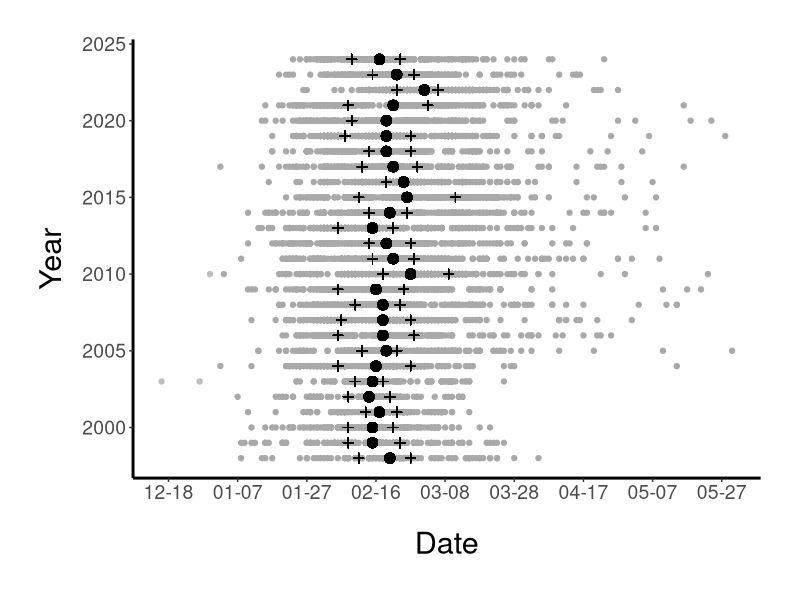
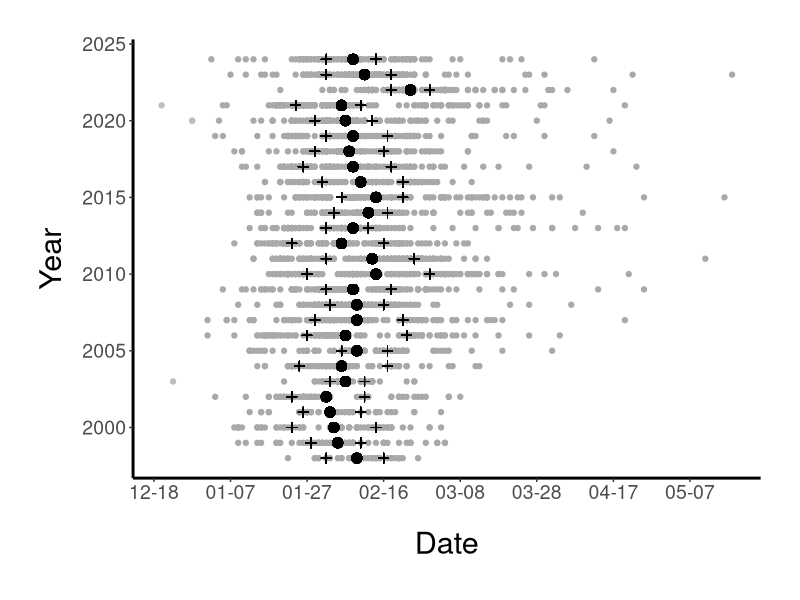
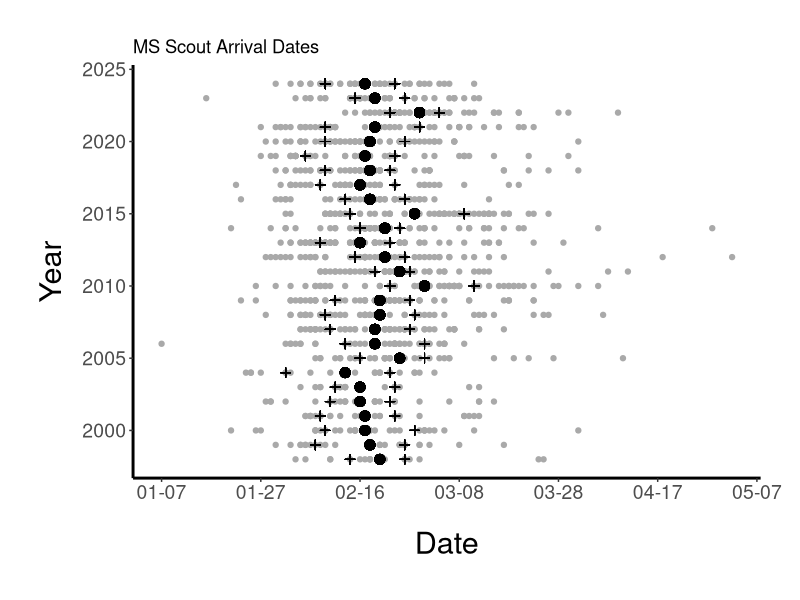
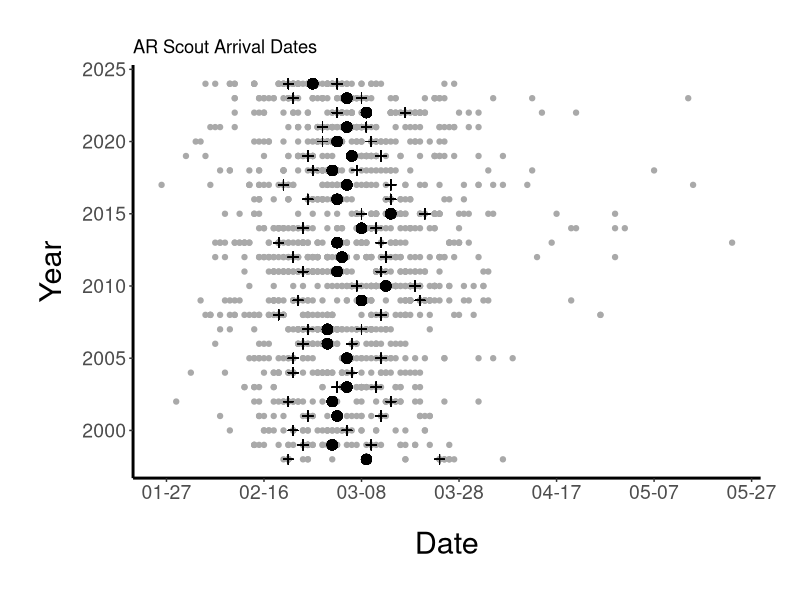
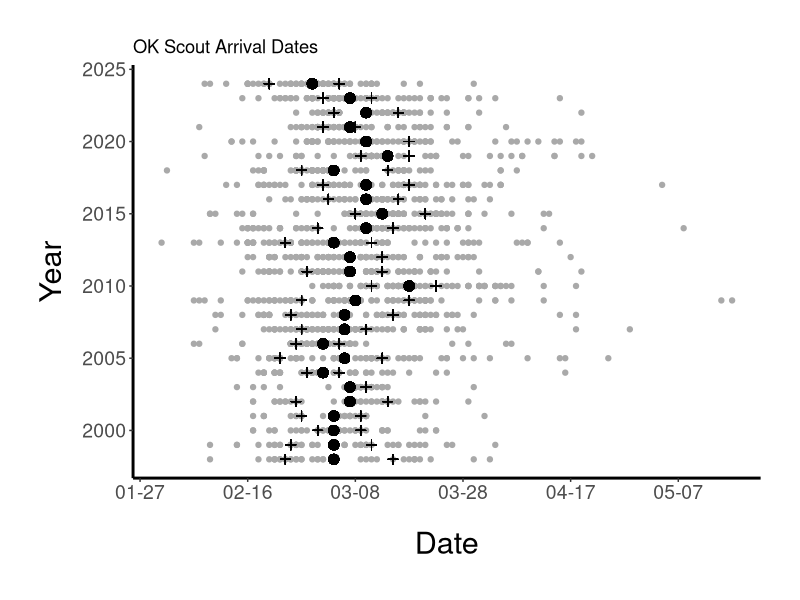
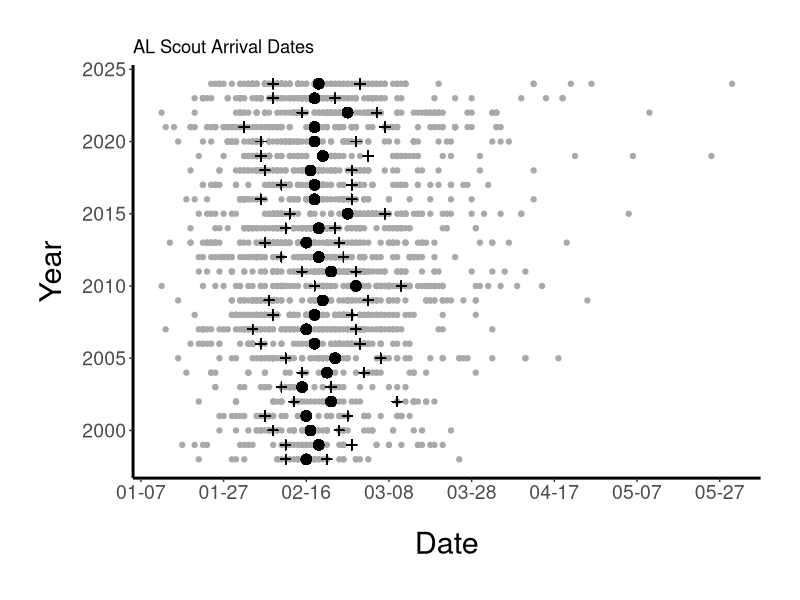
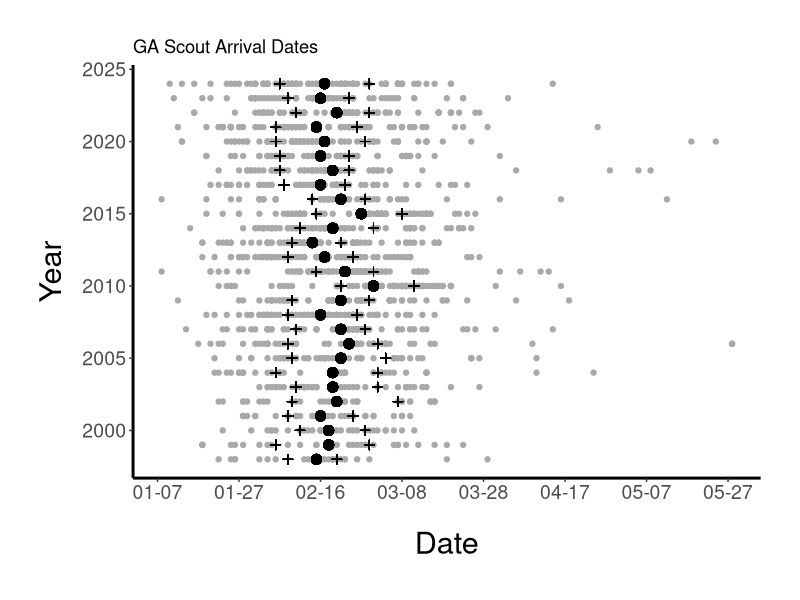
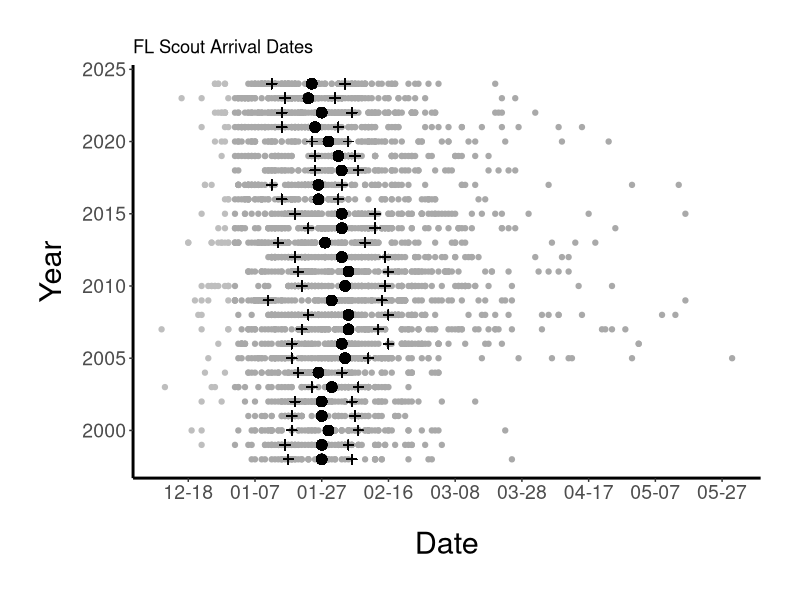

These figures' R source, in order:
###Script for conducting analyses related to martin first arrivals over time

#Purple Martin Scout Arrival Data can be found at: https://www.purplemartin.org/research/8/scout-arrival-study/
install.packages(c("lubridate","ggplot2")) #if not already installed

library(lubridate)
library(ggplot2)

#read in scout arrivals by state

#TX
sadtx <- read.csv("Scout_arrivals/TX_arrivals.csv") 
sadtx$NAME <- NULL

#select adults only
sadtx<- sadtx[sadtx$AGE == "Adult",] 

#remove dates after May 31 because birds should arrive by then
nrow(sadtx[grep("^6/", sadtx$DATE),]) #1 date after May 31
sadtx<-sadtx[-grep("^6/", sadtx$DATE),] #remove dates after May 31

#number of arrivals
nrow(sadtx) #9589

sadtx$Month_Day <- format(mdy(sadtx$DATE), "%m-%d")
#getting mean, q1, q3
meanls <- list()
varls <- list()
q1ls <- list()
q3ls <- list()
for (a in unique(sadtx$YEAR)) {
  datels <- list()
  for (i in 1:nrow(sadtx)) {
    year <- sadtx$YEAR[i]
    if (year == a) {
      datels <- c(datels, sadtx$DATE[i])
    }
  }
  mean <- as.Date(mean(mdy(unlist(datels))))
  meanls <- c(meanls, as.character(mean))
  variance <- var(mdy(unlist(datels)))
  varls<-c(varls, variance)
  q1 <- as.Date(quantile(as.numeric(mdy(unlist(datels))), probs = c(0.25, 0.5, 0.75), na.rm = TRUE)[1], origin="1970-01-01")
  q1ls <- c(q1ls, as.character(q1))
  q3 <-as.Date(quantile(as.numeric(mdy(unlist(datels))), probs = c(0.25, 0.5, 0.75), na.rm = TRUE)[3], origin="1970-01-01")
  q3ls <- c(q3ls, as.character(q3))
}

#adding means to sadtx
dfmeanls <- list()
for(a in meanls){
  yr <- format(as.Date(a), "%Y")
  for(i in 1:nrow(sadtx)){
    if(sadtx$YEAR[i] == yr){
      dfmeanls[[i]] <- a
    }
  }
}
sadtx$Mean <- unlist(dfmeanls)
sadtx$Mean_md <- format(ymd(sadtx$Mean), "%m-%d")
#adding q1 to sadtx
dfq1ls <- list()
for(a in q1ls){
  yr <- format(as.Date(a), "%Y")
  for(i in 1:nrow(sadtx)){
    if(sadtx$YEAR[i] == yr){
      dfq1ls[[i]] <- a
    }
  }
}
sadtx$Q1 <- unlist(dfq1ls)
sadtx$Q1_md <- format(as.Date(sadtx$Q1), "%m-%d")
#adding q3 to sadtx
dfq3ls <- list()
for(a in q3ls){
  yr <- format(as.Date(a), "%Y")
  for(i in 1:nrow(sadtx)){
    if(sadtx$YEAR[i] == yr){
      dfq3ls[[i]] <- a
    }
  }
}
sadtx$Q3 <- unlist(dfq3ls)
sadtx$Q3_md <- format(as.Date(sadtx$Q3), "%m-%d")

#calculate mean day of year for 1998-2021
mean(yday(unlist(meanls))[4:27])
sdtx<-sd(yday(unlist(meanls))[4:27])
meantx<-as.Date(mean(yday(unlist(meanls))[4:27]),origin="2024/12/31")
tx_2022<-as.Date(mean(yday(unlist(meanls))[3]),origin="2024/12/31")
tx_2023<-as.Date(mean(yday(unlist(meanls))[2]),origin="2024/12/31")
tx_2024<-as.Date(mean(yday(unlist(meanls))[1]),origin="2024/12/31")

#calculate mean and st. dev of variance from mean for 1998-2021
mean(unlist(varls[4:27]))
sd(unlist(varls[4:27]))
varls[[3]] #variance in 2022

#minimum arrival
min_arrival_tx=NULL
for (i in levels(as.factor(sadtx$YEAR))) {
	min_arrival_tx<-c(min_arrival_tx,min(yday(as.Date(sadtx$DATE[sadtx$YEAR==i], format="%m/%d/%y"))))
	}
mean(min_arrival_tx[1:24]) #mean min arrival from 1998-2021
min_arrival_tx[25]


#plot the data 
#3 Dec dates (2002 and 2009) need to be plotted separately
#grid::current.viewport() #sometimes this call seems to be necessary to initalize a plot to prevent a depth error being thrown

ggplot(sadtx[-grep("^12/", sadtx$DATE),], aes(y = YEAR, x = as.Date(Month_Day, format = "%m-%d"))) +
  geom_rect(xmin = meantx-(2*sdtx), xmax = meantx+(2*sdtx), ymin = 1997, ymax = 2025, fill = "gray 91") + 
  geom_point(col="dark gray") + 
  geom_point(data=sadtx[grep("^12/", sadtx$DATE),], aes(y = YEAR, x = as.Date(Month_Day, format = "%m-%d")-366), col="gray") + #Dec dates
  geom_vline(xintercept=meantx, col="black")+ 
  geom_point(aes(y=YEAR, x = as.Date(Mean_md, format = "%m-%d")), color = "black", size = 3)+
  geom_point(aes(y=YEAR, x = as.Date(Q1_md, format = "%m-%d")), color = "black", size = 2, shape=3)+
  geom_point(aes(y=YEAR, x = as.Date(Q3_md, format = "%m-%d")), color = "black", size = 2, shape=3)+
  scale_x_date(date_labels = "%m-%d", date_breaks = "20 days") +
  ylim(1998,2024)+
   labs(y = "Year", x = "Date") +
  #ggtitle("TX Scout Arrival Dates") +
    theme(legend.position="none",
  	panel.background=element_rect(fill="white"), 
  	plot.margin=unit(c(1,1,1,1),"cm"), 
  	axis.title.y=element_text(size = 22, margin=margin(0,10,0,0)), 
  	axis.title.x=element_text(size = 22, margin=margin(20,0,0,0)),
  	axis.text.x = element_text(size = 14), 
  	axis.text.y = element_text(size = 14),
  	axis.line=element_line(size=1))

arrival_anomaly<-data.frame(Year = rev(c(1998:2024)), Arrival_anomaly=NA, State="TX")
for (i in 1:27) {
	arrival_anomaly$Arrival_anomaly[i]<-as.POSIXlt(as.Date(meanls[[i]]), format = "%y%m%d")$yday-as.POSIXlt(meantx, format = "%y%m%d")$yday 
}
write.csv(arrival_anomaly,"TX_anomalous_arrivals.csv", row.names=FALSE)

################################

#LA
sadla <- read.csv("Scout_arrivals/LA_arrivals.csv")
sadla$NAME <- NULL

#select adults only
sadla<- sadla[sadla$AGE == "Adult",]

#remove dates after May 31 because birds should arrive by then
nrow(sadla[grep("^6/", sadla$DATE),]) #0

#number of arrivals
nrow(sadla) #3190

sadla$Month_Day <- format(mdy(sadla$DATE), "%m-%d")
#getting mean, q1, q3
meanls <- list()
varls <- list()
q1ls <- list()
q3ls <- list()
for (a in unique(sadla$YEAR)) {
  datels <- list()
  for (i in 1:nrow(sadla)) {
    year <- sadla$YEAR[i]
    if (year == a) {
      datels <- c(datels, sadla$DATE[i])
    }
  }
  mean <- as.Date(mean(mdy(unlist(datels))))
  meanls <- c(meanls, as.character(mean))
  variance <- var(mdy(unlist(datels)))
  varls<-c(varls, variance)
  q1 <- as.Date(quantile(as.numeric(mdy(unlist(datels))), probs = c(0.25, 0.5, 0.75), na.rm = TRUE)[1], origin="1970-01-01")
  q1ls <- c(q1ls, as.character(q1))
  q3 <-as.Date(quantile(as.numeric(mdy(unlist(datels))), probs = c(0.25, 0.5, 0.75), na.rm = TRUE)[3], origin="1970-01-01")
  q3ls <- c(q3ls, as.character(q3))
}

#adding means to sadla
dfmeanls <- list()
for(a in meanls){
  yr <- format(as.Date(a), "%Y")
  for(i in 1:nrow(sadla)){
    if(sadla$YEAR[i] == yr){
      dfmeanls[[i]] <- a
    }
  }
}
sadla$Mean <- unlist(dfmeanls)
sadla$Mean_md <- format(ymd(sadla$Mean), "%m-%d")
#adding q1 to sadla
dfq1ls <- list()
for(a in q1ls){
  yr <- format(as.Date(a), "%Y")
  for(i in 1:nrow(sadla)){
    if(sadla$YEAR[i] == yr){
      dfq1ls[[i]] <- a
    }
  }
}
sadla$Q1 <- unlist(dfq1ls)
sadla$Q1_md <- format(as.Date(sadla$Q1), "%m-%d")
#adding q3 to sadla
dfq3ls <- list()
for(a in q3ls){
  yr <- format(as.Date(a), "%Y")
  for(i in 1:nrow(sadla)){
    if(sadla$YEAR[i] == yr){
      dfq3ls[[i]] <- a
    }
  }
}
sadla$Q3 <- unlist(dfq3ls)
sadla$Q3_md <- format(as.Date(sadla$Q3), "%m-%d")

#calculate mean day of year for 1998-2021
mean(yday(unlist(meanls))[4:27])
sdla<-sd(yday(unlist(meanls))[4:27])
meanla<-as.Date(mean(yday(unlist(meanls))[4:27]),origin="2024/12/31")
la_2022<-as.Date(mean(yday(unlist(meanls))[3]),origin="2024/12/31")
la_2023<-as.Date(mean(yday(unlist(meanls))[2]),origin="2024/12/31")
la_2024<-as.Date(mean(yday(unlist(meanls))[1]),origin="2024/12/31")

#calculate mean and st. dev of variance from mean for 1998-2021
mean(unlist(varls[4:27]))
sd(unlist(varls[4:27]))
varls[[3]] #variance in 2022

#minimum arrival
min_arrival_la=NULL
for (i in levels(as.factor(sadla$YEAR))) {
	min_arrival_la<-c(min_arrival_la,min(yday(as.Date(sadla$DATE[sadla$YEAR==i], format="%m/%d/%y"))))
	}
#except Dec arrivals don't work
min_arrival_la[23] <- -3 #2020 min arrival is Dec 29, 2019
min_arrival_la[24] <- -12 #2021 min arrival is Dec 20, 2020

mean(min_arrival_la[1:24]) #mean min arrival from 1998-2021
min_arrival_la[25]

#plot the data vertically
#4 Dec dates to plot separately
ggplot(sadla[-grep("^12/", sadla$DATE),], aes(y = YEAR, x = as.Date(Month_Day, format = "%m-%d"))) +
  geom_rect(xmin = meanla-(2*sdla), xmax = meanla+(2*sdla), ymin = 1997, ymax = 2025, fill = "gray91") + 
  geom_point(col="dark gray") + 
  geom_point(data=sadla[grep("^12/", sadla$DATE),], aes(y = YEAR, x = as.Date(Month_Day, format = "%m-%d")-366), col="gray") + #Dec dates
  geom_vline(xintercept=meanla, col="black")+
  geom_point(aes(y=YEAR, x = as.Date(Mean_md, format = "%m-%d")), color = "black", size = 3)+
  geom_point(aes(y=YEAR, x = as.Date(Q1_md, format = "%m-%d")), color = "black", size = 2, shape=3)+
  geom_point(aes(y=YEAR, x = as.Date(Q3_md, format = "%m-%d")), color = "black", size = 2, shape=3)+
  scale_x_date(date_labels = "%m-%d", date_breaks = "20 days") +
  ylim(1998,2024)+
  labs(y = "Year", x = "Date") +
  #ggtitle("LA Scout Arrival Dates") +
    theme(legend.position="none",
  	panel.background=element_rect(fill="white"), 
  	plot.margin=unit(c(1,1,1,1),"cm"), 
  	axis.title.y=element_text(size = 22, margin=margin(0,10,0,0)), 
  	axis.title.x=element_text(size = 22, margin=margin(20,0,0,0)),
  	axis.text.x = element_text(size = 14), 
  	axis.text.y = element_text(size = 14),
  	axis.line=element_line(size=1))

arrival_anomaly<-data.frame(Year = rev(c(1998:2024)), Arrival_anomaly=NA, State="LA")
for (i in 1:27) {
	arrival_anomaly$Arrival_anomaly[i]<-as.POSIXlt(as.Date(meanls[[i]]), format = "%y%m%d")$yday-as.POSIXlt(meanla, format = "%y%m%d")$yday 
}
write.csv(arrival_anomaly,"LA_anomalous_arrivals.csv", row.names=FALSE)

###############################################

#MS
sadms <- read.csv("Scout_arrivals/MS_arrivals.csv")
sadms$NAME <- NULL

#select adults only
sadms<- sadms[sadms$AGE == "Adult",]

#remove dates after May 31
nrow(sadms[grep("^6/", sadms$DATE),]) #0

#number of arrivals
nrow(sadms) #1337

sadms$Month_Day <- format(mdy(sadms$DATE), "%m-%d")
#getting mean, q1, q3
meanls <- list()
varls <- list()
q1ls <- list()
q3ls <- list()
for (a in unique(sadms$YEAR)) {
  datels <- list()
  for (i in 1:nrow(sadms)) {
    year <- sadms$YEAR[i]
    if (year == a) {
      datels <- c(datels, sadms$DATE[i])
    }
  }
  mean <- as.Date(mean(mdy(unlist(datels))))
  meanls <- c(meanls, as.character(mean))
  variance <- var(mdy(unlist(datels)))
  varls<-c(varls, variance)
  q1 <- as.Date(quantile(as.numeric(mdy(unlist(datels))), probs = c(0.25, 0.5, 0.75), na.rm = TRUE)[1], origin="1970-01-01")
  q1ls <- c(q1ls, as.character(q1))
  q3 <-as.Date(quantile(as.numeric(mdy(unlist(datels))), probs = c(0.25, 0.5, 0.75), na.rm = TRUE)[3], origin="1970-01-01")
  q3ls <- c(q3ls, as.character(q3))
}

#adding means to sadms
dfmeanls <- list()
for(a in meanls){
  yr <- format(as.Date(a), "%Y")
  for(i in 1:nrow(sadms)){
    if(sadms$YEAR[i] == yr){
      dfmeanls[[i]] <- a
    }
  }
}
sadms$Mean <- unlist(dfmeanls)
sadms$Mean_md <- format(ymd(sadms$Mean), "%m-%d")
#adding q1 to sadms
dfq1ls <- list()
for(a in q1ls){
  yr <- format(as.Date(a), "%Y")
  for(i in 1:nrow(sadms)){
    if(sadms$YEAR[i] == yr){
      dfq1ls[[i]] <- a
    }
  }
}
sadms$Q1 <- unlist(dfq1ls)
sadms$Q1_md <- format(as.Date(sadms$Q1), "%m-%d")
#adding q3 to sadms
dfq3ls <- list()
for(a in q3ls){
  yr <- format(as.Date(a), "%Y")
  for(i in 1:nrow(sadms)){
    if(sadms$YEAR[i] == yr){
      dfq3ls[[i]] <- a
    }
  }
}
sadms$Q3 <- unlist(dfq3ls)
sadms$Q3_md <- format(as.Date(sadms$Q3), "%m-%d")

#calculate mean day of year for 1998-2021
mean(yday(unlist(meanls))[4:27])
sdms<-sd(yday(unlist(meanls))[4:27])
meanms<-as.Date(mean(yday(unlist(meanls))[4:27]),origin="2024/12/31")
ms_2022<-as.Date(mean(yday(unlist(meanls))[3]),origin="2024/12/31")
ms_2023<-as.Date(mean(yday(unlist(meanls))[2]),origin="2024/12/31")
ms_2024<-as.Date(mean(yday(unlist(meanls))[1]),origin="2024/12/31")

#calculate mean and st. dev of variance from mean for 1998-2021
mean(unlist(varls[4:27]))
sd(unlist(varls[4:27]))
varls[[3]] #variance in 2022

#minimum arrival
min_arrival_ms=NULL
for (i in levels(as.factor(sadms$YEAR))) {
	min_arrival_ms<-c(min_arrival_ms,min(yday(as.Date(sadms$DATE[sadms$YEAR==i], format="%m/%d/%y"))))
	}
mean(min_arrival_ms[1:24]) #mean min arrival from 1998-2021
min_arrival_ms[25]


#plot the data vertically
ggplot(sadms, aes(y = YEAR, x = as.Date(Month_Day, format = "%m-%d"))) +
  geom_rect(xmin = meanms-(2*sdms), xmax = meanms+(2*sdms), ymin = 1996, ymax = 2026, fill = "gray91") + 
  geom_point(col="dark gray") + 
  geom_vline(xintercept=meanms, col="black")+ 
  geom_point(aes(y=YEAR, x = as.Date(Mean_md, format = "%m-%d")), color = "black", size = 3)+
  geom_point(aes(y=YEAR, x = as.Date(Q1_md, format = "%m-%d")), color = "black", size = 2, shape=3)+
  geom_point(aes(y=YEAR, x = as.Date(Q3_md, format = "%m-%d")), color = "black", size = 2, shape=3)+
  scale_x_date(date_labels = "%m-%d", date_breaks = "20 days") +
  ylim(1998,2024)+
  labs(y = "Year", x = "Date") +
  ggtitle("MS Scout Arrival Dates") +
    theme(legend.position="none",
  	panel.background=element_rect(fill="white"), 
  	plot.margin=unit(c(1,1,1,1),"cm"), 
  	axis.title.y=element_text(size = 22, margin=margin(0,10,0,0)), 
  	axis.title.x=element_text(size = 22, margin=margin(20,0,0,0)),
  	axis.text.x = element_text(size = 14), 
  	axis.text.y = element_text(size = 14),
  	axis.line=element_line(size=1))


arrival_anomaly<-data.frame(Year = rev(c(1998:2024)), Arrival_anomaly=NA, State="MS")
for (i in 1:27) {
	arrival_anomaly$Arrival_anomaly[i]<-as.POSIXlt(as.Date(meanls[[i]]), format = "%y%m%d")$yday-as.POSIXlt(meanms, format = "%y%m%d")$yday 
}
write.csv(arrival_anomaly,"MS_anomalous_arrivals.csv", row.names=FALSE)

#####################################


#AR
sadar <- read.csv("Scout_arrivals/AR_arrivals.csv")
sadar$NAME <- NULL

#select adults only
sadar<- sadar[sadar$AGE == "Adult",]

#remove dates after May 31 because birds should arrive by then
nrow(sadar[grep("^6/", sadar$DATE),]) #3
sadar<-sadar[-grep("^6/", sadar$DATE),]

#number of arrivals
nrow(sadar) #1544

sadar$Month_Day <- format(mdy(sadar$DATE), "%m-%d")
#getting mean, q1, q3
meanls <- list()
varls <- list()
q1ls <- list()
q3ls <- list()
for (a in unique(sadar$YEAR)) {
  datels <- list()
  for (i in 1:nrow(sadar)) {
    year <- sadar$YEAR[i]
    if (year == a) {
      datels <- c(datels, sadar$DATE[i])
    }
  }
  mean <- as.Date(mean(mdy(unlist(datels))))
  meanls <- c(meanls, as.character(mean))
  variance <- var(mdy(unlist(datels)))
  varls<-c(varls, variance)
  q1 <- as.Date(quantile(as.numeric(mdy(unlist(datels))), probs = c(0.25, 0.5, 0.75), na.rm = TRUE)[1], origin="1970-01-01")
  q1ls <- c(q1ls, as.character(q1))
  q3 <-as.Date(quantile(as.numeric(mdy(unlist(datels))), probs = c(0.25, 0.5, 0.75), na.rm = TRUE)[3], origin="1970-01-01")
  q3ls <- c(q3ls, as.character(q3))
}

#adding means to sadar
dfmeanls <- list()
for(a in meanls){
  yr <- format(as.Date(a), "%Y")
  for(i in 1:nrow(sadar)){
    if(sadar$YEAR[i] == yr){
      dfmeanls[[i]] <- a
    }
  }
}
sadar$Mean <- unlist(dfmeanls)
sadar$Mean_md <- format(ymd(sadar$Mean), "%m-%d")
#adding q1 to sadar
dfq1ls <- list()
for(a in q1ls){
  yr <- format(as.Date(a), "%Y")
  for(i in 1:nrow(sadar)){
    if(sadar$YEAR[i] == yr){
      dfq1ls[[i]] <- a
    }
  }
}
sadar$Q1 <- unlist(dfq1ls)
sadar$Q1_md <- format(as.Date(sadar$Q1), "%m-%d")
#adding q3 to sadar
dfq3ls <- list()
for(a in q3ls){
  yr <- format(as.Date(a), "%Y")
  for(i in 1:nrow(sadar)){
    if(sadar$YEAR[i] == yr){
      dfq3ls[[i]] <- a
    }
  }
}
sadar$Q3 <- unlist(dfq3ls)
sadar$Q3_md <- format(as.Date(sadar$Q3), "%m-%d")

#calculate mean day of year for 1998-2021
mean(yday(unlist(meanls))[4:27])
sdar<-sd(yday(unlist(meanls))[4:27])
meanar<-as.Date(mean(yday(unlist(meanls))[4:27]),origin="2024/12/31")
ar_2022<-as.Date(mean(yday(unlist(meanls))[3]),origin="2024/12/31")
ar_2023<-as.Date(mean(yday(unlist(meanls))[2]),origin="2024/12/31")
ar_2024<-as.Date(mean(yday(unlist(meanls))[1]),origin="2024/12/31")

#calculate mean and st. dev of variance from mean for 1998-2021
mean(unlist(varls[4:27]))
sd(unlist(varls[4:27]))
varls[[3]] #variance in 2022

#minimum arrival
min_arrival_ar=NULL
for (i in levels(as.factor(sadar$YEAR))) {
	min_arrival_ar<-c(min_arrival_ar,min(yday(as.Date(sadar$DATE[sadar$YEAR==i], format="%m/%d/%y"))))
	}
mean(min_arrival_ar[1:24]) #mean min arrival from 1998-2021
min_arrival_ar[25]

#plot the data vertically
ggplot(sadar, aes(y = YEAR, x = as.Date(Month_Day, format = "%m-%d"))) +
  geom_rect(xmin = meanar-(2*sdar), xmax = meanar+(2*sdar), ymin = 1996, ymax = 2026, fill = "gray91") + 
  geom_point(col="dark gray") + 
  geom_vline(xintercept=meanar, col="black")+ 
  geom_point(aes(y=YEAR, x = as.Date(Mean_md, format = "%m-%d")), color = "black", size = 3)+
  geom_point(aes(y=YEAR, x = as.Date(Q1_md, format = "%m-%d")), color = "black", size = 2, shape=3)+
  geom_point(aes(y=YEAR, x = as.Date(Q3_md, format = "%m-%d")), color = "black", size = 2, shape=3)+
  scale_x_date(date_labels = "%m-%d", date_breaks = "20 days") +
  ylim(1998,2024)+
  labs(y = "Year", x = "Date") +
  ggtitle("AR Scout Arrival Dates") +
    theme(legend.position="none",
  	panel.background=element_rect(fill="white"), 
  	plot.margin=unit(c(1,1,1,1),"cm"), 
  	axis.title.y=element_text(size = 22, margin=margin(0,10,0,0)), 
  	axis.title.x=element_text(size = 22, margin=margin(20,0,0,0)),
  	axis.text.x = element_text(size = 14), 
  	axis.text.y = element_text(size = 14),
  	axis.line=element_line(size=1))


arrival_anomaly<-data.frame(Year = rev(c(1998:2024)), Arrival_anomaly=NA, State="AR")
for (i in 1:27) {
	arrival_anomaly$Arrival_anomaly[i]<-as.POSIXlt(as.Date(meanls[[i]]), format = "%y%m%d")$yday-as.POSIXlt(meanar, format = "%y%m%d")$yday 
}
write.csv(arrival_anomaly,"AR_anomalous_arrivals.csv", row.names=FALSE)

###################################################

#OK
sadok <- read.csv("Scout_arrivals/OK_arrivals.csv")
sadok$NAME <- NULL

#select adults only
sadok<- sadok[sadok$AGE == "Adult",]

#remove dates after May 31 because birds should arrive by then
nrow(sadok[grep("^6/", sadok$DATE),]) #0

#number of arrivals
nrow(sadok) #1946

sadok$Month_Day <- format(mdy(sadok$DATE), "%m-%d")
#getting mean, q1, q3
meanls <- list()
varls <- list()
q1ls <- list()
q3ls <- list()
for (a in unique(sadok$YEAR)) {
  datels <- list()
  for (i in 1:nrow(sadok)) {
    year <- sadok$YEAR[i]
    if (year == a) {
      datels <- c(datels, sadok$DATE[i])
    }
  }
  mean <- as.Date(mean(mdy(unlist(datels))))
  meanls <- c(meanls, as.character(mean))
  variance <- var(mdy(unlist(datels)))
  varls<-c(varls, variance)
  q1 <- as.Date(quantile(as.numeric(mdy(unlist(datels))), probs = c(0.25, 0.5, 0.75), na.rm = TRUE)[1], origin="1970-01-01")
  q1ls <- c(q1ls, as.character(q1))
  q3 <-as.Date(quantile(as.numeric(mdy(unlist(datels))), probs = c(0.25, 0.5, 0.75), na.rm = TRUE)[3], origin="1970-01-01")
  q3ls <- c(q3ls, as.character(q3))
}

#adding means to sadok
dfmeanls <- list()
for(a in meanls){
  yr <- format(as.Date(a), "%Y")
  for(i in 1:nrow(sadok)){
    if(sadok$YEAR[i] == yr){
      dfmeanls[[i]] <- a
    }
  }
}
sadok$Mean <- unlist(dfmeanls)
sadok$Mean_md <- format(ymd(sadok$Mean), "%m-%d")
#adding q1 to sadok
dfq1ls <- list()
for(a in q1ls){
  yr <- format(as.Date(a), "%Y")
  for(i in 1:nrow(sadok)){
    if(sadok$YEAR[i] == yr){
      dfq1ls[[i]] <- a
    }
  }
}
sadok$Q1 <- unlist(dfq1ls)
sadok$Q1_md <- format(as.Date(sadok$Q1), "%m-%d")
#adding q3 to sadok
dfq3ls <- list()
for(a in q3ls){
  yr <- format(as.Date(a), "%Y")
  for(i in 1:nrow(sadok)){
    if(sadok$YEAR[i] == yr){
      dfq3ls[[i]] <- a
    }
  }
}
sadok$Q3 <- unlist(dfq3ls)
sadok$Q3_md <- format(as.Date(sadok$Q3), "%m-%d")

#calculate mean day of year for 1998-2021
mean(yday(unlist(meanls))[4:27])
sdok<-sd(yday(unlist(meanls))[4:27])
meanok<-as.Date(mean(yday(unlist(meanls))[4:27]),origin="2024/12/31")
ok_2022<-as.Date(mean(yday(unlist(meanls))[3]),origin="2024/12/31")
ok_2023<-as.Date(mean(yday(unlist(meanls))[2]),origin="2024/12/31")
ok_2024<-as.Date(mean(yday(unlist(meanls))[1]),origin="2024/12/31")

#calculate mean and st. dev of variance from mean for 1998-2021
mean(unlist(varls[4:27]))
sd(unlist(varls[4:27]))
varls[[3]] #variance in 2022

#minimum arrival
min_arrival_ok=NULL
for (i in levels(as.factor(sadok$YEAR))) {
	min_arrival_ok<-c(min_arrival_ok,min(yday(as.Date(sadok$DATE[sadok$YEAR==i], format="%m/%d/%y"))))
	}
mean(min_arrival_ok[1:24]) #mean min arrival from 1998-2021
min_arrival_ok[25]

#plot the data vertically
ggplot(sadok, aes(y = YEAR, x = as.Date(Month_Day, format = "%m-%d"))) +
  geom_rect(xmin = meanok-(2*sdok), xmax = meanok+(2*sdok), ymin = 1996, ymax = 2026, fill = "gray91") + 
  geom_point(col="dark gray") + 
  geom_vline(xintercept=meanok, col="black")+ 
  geom_point(aes(y=YEAR, x = as.Date(Mean_md, format = "%m-%d")), color = "black", size = 3)+
  geom_point(aes(y=YEAR, x = as.Date(Q1_md, format = "%m-%d")), color = "black", size = 2, shape=3)+
  geom_point(aes(y=YEAR, x = as.Date(Q3_md, format = "%m-%d")), color = "black", size = 2, shape=3)+
  scale_x_date(date_labels = "%m-%d", date_breaks = "20 days") +
  ylim(1998,2024)+
  labs(y = "Year", x = "Date") +
  ggtitle("OK Scout Arrival Dates") +
    theme(legend.position="none",
  	panel.background=element_rect(fill="white"), 
  	plot.margin=unit(c(1,1,1,1),"cm"), 
  	axis.title.y=element_text(size = 22, margin=margin(0,10,0,0)), 
  	axis.title.x=element_text(size = 22, margin=margin(20,0,0,0)),
  	axis.text.x = element_text(size = 14), 
  	axis.text.y = element_text(size = 14),
  	axis.line=element_line(size=1))


arrival_anomaly<-data.frame(Year = rev(c(1998:2024)), Arrival_anomaly=NA, State="OK")
for (i in 1:27) {
	arrival_anomaly$Arrival_anomaly[i]<-as.POSIXlt(as.Date(meanls[[i]]), format = "%y%m%d")$yday-as.POSIXlt(meanok, format = "%y%m%d")$yday 
}
write.csv(arrival_anomaly,"OK_anomalous_arrivals.csv", row.names=FALSE)

##################################################

#AL
sadal <- read.csv("Scout_arrivals/AL_arrivals.csv")
sadal$NAME <- NULL

#select adults only
sadal<- sadal[sadal$AGE == "Adult",]

#remove dats after May 31 because birds should arrive by then
nrow(sadal[grep("^6/", sadal$DATE),]) #0

#number of arrivals
nrow(sadal) #2314

sadal$Month_Day <- format(mdy(sadal$DATE), "%m-%d")
#getting mean, q1, q3
meanls <- list()
varls <- list()
q1ls <- list()
q3ls <- list()
for (a in unique(sadal$YEAR)) {
  datels <- list()
  for (i in 1:nrow(sadal)) {
    year <- sadal$YEAR[i]
    if (year == a) {
      datels <- c(datels, sadal$DATE[i])
    }
  }
  mean <- as.Date(mean(mdy(unlist(datels))))
  meanls <- c(meanls, as.character(mean))
  variance <- var(mdy(unlist(datels)))
  varls<-c(varls, variance)
  q1 <- as.Date(quantile(as.numeric(mdy(unlist(datels))), probs = c(0.25, 0.5, 0.75), na.rm = TRUE)[1], origin="1970-01-01")
  q1ls <- c(q1ls, as.character(q1))
  q3 <-as.Date(quantile(as.numeric(mdy(unlist(datels))), probs = c(0.25, 0.5, 0.75), na.rm = TRUE)[3], origin="1970-01-01")
  q3ls <- c(q3ls, as.character(q3))
}

#adding means to sadal
dfmeanls <- list()
for(a in meanls){
  yr <- format(as.Date(a), "%Y")
  for(i in 1:nrow(sadal)){
    if(sadal$YEAR[i] == yr){
      dfmeanls[[i]] <- a
    }
  }
}
sadal$Mean <- unlist(dfmeanls)
sadal$Mean_md <- format(ymd(sadal$Mean), "%m-%d")
#adding q1 to sadal
dfq1ls <- list()
for(a in q1ls){
  yr <- format(as.Date(a), "%Y")
  for(i in 1:nrow(sadal)){
    if(sadal$YEAR[i] == yr){
      dfq1ls[[i]] <- a
    }
  }
}
sadal$Q1 <- unlist(dfq1ls)
sadal$Q1_md <- format(as.Date(sadal$Q1), "%m-%d")
#adding q3 to sadal
dfq3ls <- list()
for(a in q3ls){
  yr <- format(as.Date(a), "%Y")
  for(i in 1:nrow(sadal)){
    if(sadal$YEAR[i] == yr){
      dfq3ls[[i]] <- a
    }
  }
}
sadal$Q3 <- unlist(dfq3ls)
sadal$Q3_md <- format(as.Date(sadal$Q3), "%m-%d")

#calculate mean day of year for 1998-2021
mean(yday(unlist(meanls))[4:27])
sdal<-sd(yday(unlist(meanls))[4:27])
meanal<-as.Date(mean(yday(unlist(meanls))[4:27]),origin="2024/12/31")
al_2022<-as.Date(mean(yday(unlist(meanls))[3]),origin="2024/12/31")
al_2023<-as.Date(mean(yday(unlist(meanls))[2]),origin="2024/12/31")
al_2024<-as.Date(mean(yday(unlist(meanls))[1]),origin="2024/12/31")

#calculate mean and st. dev of variance from mean for 1998-2021
mean(unlist(varls[4:27]))
sd(unlist(varls[4:27]))
varls[[3]] #variance in 2022

#minimum arrival
min_arrival_al=NULL
for (i in levels(as.factor(sadal$YEAR))) {
	min_arrival_al<-c(min_arrival_al,min(yday(as.Date(sadal$DATE[sadal$YEAR==i], format="%m/%d/%y"))))
	}
mean(min_arrival_al[1:24]) #mean min arrival from 1998-2021
min_arrival_al[25]


#plot the data vertically
ggplot(sadal, aes(y = YEAR, x = as.Date(Month_Day, format = "%m-%d"))) +
  geom_rect(xmin = meanal-(2*sdal), xmax = meanal+(2*sdal), ymin = 1996, ymax = 2026, fill = "gray91") + 
  geom_point(col="dark gray") + 
  geom_vline(xintercept=meanal, col="black")+ 
  geom_point(aes(y=YEAR, x = as.Date(Mean_md, format = "%m-%d")), color = "black", size = 3)+
  geom_point(aes(y=YEAR, x = as.Date(Q1_md, format = "%m-%d")), color = "black", size = 2, shape=3)+
  geom_point(aes(y=YEAR, x = as.Date(Q3_md, format = "%m-%d")), color = "black", size = 2, shape=3)+
  scale_x_date(date_labels = "%m-%d", date_breaks = "20 days") +
  labs(y = "Year", x = "Date") +
  ggtitle("AL Scout Arrival Dates") +
    theme(legend.position="none",
  	panel.background=element_rect(fill="white"), 
  	plot.margin=unit(c(1,1,1,1),"cm"), 
  	axis.title.y=element_text(size = 22, margin=margin(0,10,0,0)), 
  	axis.title.x=element_text(size = 22, margin=margin(20,0,0,0)),
  	axis.text.x = element_text(size = 14), 
  	axis.text.y = element_text(size = 14),
  	axis.line=element_line(size=1))


arrival_anomaly<-data.frame(Year = rev(c(1998:2024)), Arrival_anomaly=NA, State="AL")
for (i in 1:27) {
	arrival_anomaly$Arrival_anomaly[i]<-as.POSIXlt(as.Date(meanls[[i]]), format = "%y%m%d")$yday-as.POSIXlt(meanal, format = "%y%m%d")$yday 
}
write.csv(arrival_anomaly,"AL_anomalous_arrivals.csv", row.names=FALSE)

###################################################

#GA
sadga <- read.csv("Scout_arrivals/GA_arrivals.csv")
sadga$NAME <- NULL

#select adults only
sadga<- sadga[sadga$AGE == "Adult",]

#remove dates after May 31 because birds should arrive by then
nrow(sadga[grep("^6/", sadga$DATE),]) #2
sadga<-sadga[-grep("^6/", sadga$DATE),]

#number of arrivals
nrow(sadga) #1773

sadga$Month_Day <- format(mdy(sadga$DATE), "%m-%d")
#getting mean, q1, q3
meanls <- list()
varls <- list()
q1ls <- list()
q3ls <- list()
for (a in unique(sadga$YEAR)) {
  datels <- list()
  for (i in 1:nrow(sadga)) {
    year <- sadga$YEAR[i]
    if (year == a) {
      datels <- c(datels, sadga$DATE[i])
    }
  }
  mean <- as.Date(mean(mdy(unlist(datels))))
  meanls <- c(meanls, as.character(mean))
  variance <- var(mdy(unlist(datels)))
  varls<-c(varls, variance)
  q1 <- as.Date(quantile(as.numeric(mdy(unlist(datels))), probs = c(0.25, 0.5, 0.75), na.rm = TRUE)[1], origin="1970-01-01")
  q1ls <- c(q1ls, as.character(q1))
  q3 <-as.Date(quantile(as.numeric(mdy(unlist(datels))), probs = c(0.25, 0.5, 0.75), na.rm = TRUE)[3], origin="1970-01-01")
  q3ls <- c(q3ls, as.character(q3))
}

#adding means to sadga
dfmeanls <- list()
for(a in meanls){
  yr <- format(as.Date(a), "%Y")
  for(i in 1:nrow(sadga)){
    if(sadga$YEAR[i] == yr){
      dfmeanls[[i]] <- a
    }
  }
}
sadga$Mean <- unlist(dfmeanls)
sadga$Mean_md <- format(ymd(sadga$Mean), "%m-%d")
#adding q1 to sadga
dfq1ls <- list()
for(a in q1ls){
  yr <- format(as.Date(a), "%Y")
  for(i in 1:nrow(sadga)){
    if(sadga$YEAR[i] == yr){
      dfq1ls[[i]] <- a
    }
  }
}
sadga$Q1 <- unlist(dfq1ls)
sadga$Q1_md <- format(as.Date(sadga$Q1), "%m-%d")
#adding q3 to sadga
dfq3ls <- list()
for(a in q3ls){
  yr <- format(as.Date(a), "%Y")
  for(i in 1:nrow(sadga)){
    if(sadga$YEAR[i] == yr){
      dfq3ls[[i]] <- a
    }
  }
}
sadga$Q3 <- unlist(dfq3ls)
sadga$Q3_md <- format(as.Date(sadga$Q3), "%m-%d")

#calculate mean day of year for 1998-2021
mean(yday(unlist(meanls))[4:27])
sdga<-sd(yday(unlist(meanls))[4:27])
meanga<-as.Date(mean(yday(unlist(meanls))[4:27]),origin="2024/12/31")
ga_2022<-as.Date(mean(yday(unlist(meanls))[3]),origin="2024/12/31")
ga_2023<-as.Date(mean(yday(unlist(meanls))[2]),origin="2024/12/31")
ga_2024<-as.Date(mean(yday(unlist(meanls))[1]),origin="2024/12/31")

#calculate mean and st. dev of variance from mean for 1998-2021
mean(unlist(varls[4:27]))
sd(unlist(varls[4:27]))
varls[[3]] #variance in 2022

#minimum arrival
min_arrival_ga=NULL
for (i in levels(as.factor(sadga$YEAR))) {
	min_arrival_ga<-c(min_arrival_ga,min(yday(as.Date(sadga$DATE[sadga$YEAR==i], format="%m/%d/%y"))))
	}
mean(min_arrival_ga[1:24]) #mean min arrival from 1998-2021
min_arrival_ga[25]

#plot the data vertically
ggplot(sadga, aes(y = YEAR, x = as.Date(Month_Day, format = "%m-%d"))) +
  geom_rect(xmin = meanga-(2*sdga), xmax = meanga+(2*sdga), ymin = 1996, ymax = 2026, fill = "gray91") + 
  geom_point(col="dark gray") + 
  geom_vline(xintercept=meanga, col="black")+ 
  geom_point(aes(y=YEAR, x = as.Date(Mean_md, format = "%m-%d")), color = "black", size = 3)+
  geom_point(aes(y=YEAR, x = as.Date(Q1_md, format = "%m-%d")), color = "black", size = 2, shape=3)+
  geom_point(aes(y=YEAR, x = as.Date(Q3_md, format = "%m-%d")), color = "black", size = 2, shape=3)+
  scale_x_date(date_labels = "%m-%d", date_breaks = "20 days") +
  labs(y = "Year", x = "Date") +
  ggtitle("GA Scout Arrival Dates") +
    theme(legend.position="none",
  	panel.background=element_rect(fill="white"), 
  	plot.margin=unit(c(1,1,1,1),"cm"), 
  	axis.title.y=element_text(size = 22, margin=margin(0,10,0,0)), 
  	axis.title.x=element_text(size = 22, margin=margin(20,0,0,0)),
  	axis.text.x = element_text(size = 14), 
  	axis.text.y = element_text(size = 14),
  	axis.line=element_line(size=1))


arrival_anomaly<-data.frame(Year = rev(c(1998:2024)), Arrival_anomaly=NA, State="GA")
for (i in 1:27) {
	arrival_anomaly$Arrival_anomaly[i]<-as.POSIXlt(as.Date(meanls[[i]]), format = "%y%m%d")$yday-as.POSIXlt(meanga, format = "%y%m%d")$yday 
}
write.csv(arrival_anomaly,"GA_anomalous_arrivals.csv", row.names=FALSE)

##################################################

#FL
sadfl <- read.csv("Scout_arrivals/FL_arrivals.csv")
sadfl$NAME <- NULL

#select adults only
sadfl<- sadfl[sadfl$AGE == "Adult",]

#remove dates after May 31 because birds should arrive by then
nrow(sadfl[grep("^6/", sadfl$DATE),]) #2
sadfl<-sadfl[-grep("^6/", sadfl$DATE),]

#number of arrivals
nrow(sadfl) #3569

sadfl$Month_Day <- format(mdy(sadfl$DATE), "%m-%d")
#getting mean, q1, q3
meanls <- list()
varls <- list()
q1ls <- list()
q3ls <- list()
for (a in unique(sadfl$YEAR)) {
  datels <- list()
  for (i in 1:nrow(sadfl)) {
    year <- sadfl$YEAR[i]
    if (year == a) {
      datels <- c(datels, sadfl$DATE[i])
    }
  }
  mean <- as.Date(mean(mdy(unlist(datels))))
  meanls <- c(meanls, as.character(mean))
  variance <- var(mdy(unlist(datels)))
  varls<-c(varls, variance)
  q1 <- as.Date(quantile(as.numeric(mdy(unlist(datels))), probs = c(0.25, 0.5, 0.75), na.rm = TRUE)[1], origin="1970-01-01")
  q1ls <- c(q1ls, as.character(q1))
  q3 <-as.Date(quantile(as.numeric(mdy(unlist(datels))), probs = c(0.25, 0.5, 0.75), na.rm = TRUE)[3], origin="1970-01-01")
  q3ls <- c(q3ls, as.character(q3))
}

#adding means to sadfl
dfmeanls <- list()
for(a in meanls){
  yr <- format(as.Date(a), "%Y")
  for(i in 1:nrow(sadfl)){
    if(sadfl$YEAR[i] == yr){
      dfmeanls[[i]] <- a
    }
  }
}
sadfl$Mean <- unlist(dfmeanls)
sadfl$Mean_md <- format(ymd(sadfl$Mean), "%m-%d")
#adding q1 to sadfl
dfq1ls <- list()
for(a in q1ls){
  yr <- format(as.Date(a), "%Y")
  for(i in 1:nrow(sadfl)){
    if(sadfl$YEAR[i] == yr){
      dfq1ls[[i]] <- a
    }
  }
}
sadfl$Q1 <- unlist(dfq1ls)
sadfl$Q1_md <- format(as.Date(sadfl$Q1), "%m-%d")
#adding q3 to sadfl
dfq3ls <- list()
for(a in q3ls){
  yr <- format(as.Date(a), "%Y")
  for(i in 1:nrow(sadfl)){
    if(sadfl$YEAR[i] == yr){
      dfq3ls[[i]] <- a
    }
  }
}
sadfl$Q3 <- unlist(dfq3ls)
sadfl$Q3_md <- format(as.Date(sadfl$Q3), "%m-%d")

#calculate mean day of year for 1998-2021
mean(yday(unlist(meanls))[4:27])
sdfl<-sd(yday(unlist(meanls))[4:27])
meanfl<-as.Date(mean(yday(unlist(meanls))[4:27]),origin="2024/12/31")
fl_2022<-as.Date(mean(yday(unlist(meanls))[3]),origin="2024/12/31")
fl_2023<-as.Date(mean(yday(unlist(meanls))[2]),origin="2024/12/31")
fl_2024<-as.Date(mean(yday(unlist(meanls))[1]),origin="2024/12/31")

#calculate mean and st. dev of variance from mean for 1998-2021
mean(unlist(varls[4:27]))
sd(unlist(varls[4:27]))
varls[[3]] #variance in 2022

#minimum arrival
min_arrival_fl=NULL
for (i in levels(as.factor(sadfl$YEAR))) {
	min_arrival_fl<-c(min_arrival_fl,min(yday(as.Date(sadfl$DATE[sadfl$YEAR==i], format="%m/%d/%y"))))
	}
#except Dec arrivals don't work
min_arrival_fl[2] <- -9 #1999 min arrival is Dec 23, 1998
min_arrival_fl[3] <- -12 #2000 min arrival is Dec 20, 1999
min_arrival_fl[5] <- -9 #2002 min arrival is Dec 23, 2001
min_arrival_fl[6] <- -20 #2003 min arrival is Dec 12, 2002
min_arrival_fl[7] <- -8 #2004 min arrival is Dec 24, 2003
min_arrival_fl[8] <- -7 #2005 min arrival is Dec 25, 2004
min_arrival_fl[9] <- -4 #2006 min arrival is Dec 28, 2005
min_arrival_fl[10] <- -21 #2007 min arrival is Dec 11, 2006
min_arrival_fl[11] <- -10 #2008 min arrival is Dec 22, 2007
min_arrival_fl[12] <- -11 #2009 min arrival is Dec 21, 2008
min_arrival_fl[13] <- -9 #2010 min arrival is Dec 23, 2009
min_arrival_fl[16] <- -13 #2013 min arrival is Dec 19, 2012
min_arrival_fl[17] <- -4 #2014 min arrival is Dec 28, 2013
min_arrival_fl[18] <- -9 #2015 min arrival is Dec 23, 2014
min_arrival_fl[19] <- -2 #2016 min arrival is Dec 30, 2015
min_arrival_fl[20] <- -8 #2017 min arrival is Dec 24, 2016
min_arrival_fl[22]  <- -3 #2019 min arrival is Dec 29, 2018
min_arrival_fl[23] <- -5 #2020 min arrival is Dec 27, 2019
min_arrival_fl[24] <- -9 #2021 min arrival is Dec 23, 2020
min_arrival_fl[25] <- -5 #2022 min arrival is Dec 27, 2021
min_arrival_fl[26] <- -15 #2022 min arrival is Dec 17, 2022
min_arrival_fl[27] <- -15 #2023 min arrival is Dec 17, 2023

mean(min_arrival_fl[1:24]) #mean min arrival from 1998-2021

#plot the data vertically
ggplot(sadfl[-grep("^12/", sadfl$DATE),], aes(y = YEAR, x = as.Date(Month_Day, format = "%m-%d"))) +
  geom_rect(xmin = meanfl-(2*sdfl), xmax = meanfl+(2*sdfl), ymin = 1996, ymax = 2026, fill = "gray91") + 
  geom_point(col="dark gray") + 
  geom_point(data=sadfl[grep("^12/", sadfl$DATE),], aes(y = YEAR, x = as.Date(Month_Day, format = "%m-%d")-366), col="gray") + #Dec dates
  geom_vline(xintercept=meanfl, col="black")+ 
  geom_point(aes(y=YEAR, x = as.Date(Mean_md, format = "%m-%d")), color = "black", size = 3)+
  geom_point(aes(y=YEAR, x = as.Date(Q1_md, format = "%m-%d")), color = "black", size = 2, shape=3)+
  geom_point(aes(y=YEAR, x = as.Date(Q3_md, format = "%m-%d")), color = "black", size = 2, shape=3)+
  scale_x_date(date_labels = "%m-%d", date_breaks = "20 days") +
  ylim(1998,2024) +
  labs(y = "Year", x = "Date") +
  ggtitle("FL Scout Arrival Dates") +
    theme(legend.position="none",
  	panel.background=element_rect(fill="white"), 
  	plot.margin=unit(c(1,1,1,1),"cm"), 
  	axis.title.y=element_text(size = 22, margin=margin(0,10,0,0)), 
  	axis.title.x=element_text(size = 22, margin=margin(20,0,0,0)),
  	axis.text.x = element_text(size = 14), 
  	axis.text.y = element_text(size = 14),
  	axis.line=element_line(size=1))


arrival_anomaly<-data.frame(Year = rev(c(1998:2024)), Arrival_anomaly=NA, State="FL")
for (i in 1:27) {
	arrival_anomaly$Arrival_anomaly[i]<-as.POSIXlt(as.Date(meanls[[i]]), format = "%y%m%d")$yday-as.POSIXlt(meanfl, format = "%y%m%d")$yday 
}
write.csv(arrival_anomaly,"FL_anomalous_arrivals.csv", row.names=FALSE)

#####################################################
  
#SC
sadsc <- read.csv("Scout_arrivals/SC_arrivals.csv")
sadsc$NAME <- NULL

#select adults only
sadsc<- sadsc[sadsc$AGE == "Adult",]

#remove dates after May 31 because birds should arrive by then
nrow(sadsc[grep("^6/", sadsc$DATE),]) #1
sadsc<-sadsc[-grep("^6/", sadsc$DATE),]

#number of arrivals
nrow(sadsc) #1732

sadsc$Month_Day <- format(mdy(sadsc$DATE), "%m-%d")
#getting mean, q1, q3
meanls <- list()
varls <- list()
q1ls <- list()
q3ls <- list()
for (a in unique(sadsc$YEAR)) {
  datels <- list()
  for (i in 1:nrow(sadsc)) {
    year <- sadsc$YEAR[i]
    if (year == a) {
      datels <- c(datels, sadsc$DATE[i])
    }
  }
  mean <- as.Date(mean(mdy(unlist(datels))))
  meanls <- c(meanls, as.character(mean))
  variance <- var(mdy(unlist(datels)))
  varls<-c(varls, variance)
  q1 <- as.Date(quantile(as.numeric(mdy(unlist(datels))), probs = c(0.25, 0.5, 0.75), na.rm = TRUE)[1], origin="1970-01-01")
  q1ls <- c(q1ls, as.character(q1))
  q3 <-as.Date(quantile(as.numeric(mdy(unlist(datels))), probs = c(0.25, 0.5, 0.75), na.rm = TRUE)[3], origin="1970-01-01")
  q3ls <- c(q3ls, as.character(q3))
}

#adding means to sadsc
dfmeanls <- list()
for(a in meanls){
  yr <- format(as.Date(a), "%Y")
  for(i in 1:nrow(sadsc)){
    if(sadsc$YEAR[i] == yr){
      dfmeanls[[i]] <- a
    }
  }
}
sadsc$Mean <- unlist(dfmeanls)
sadsc$Mean_md <- format(ymd(sadsc$Mean), "%m-%d")
#adding q1 to sadsc
dfq1ls <- list()
for(a in q1ls){
  yr <- format(as.Date(a), "%Y")
  for(i in 1:nrow(sadsc)){
    if(sadsc$YEAR[i] == yr){
      dfq1ls[[i]] <- a
    }
  }
}
sadsc$Q1 <- unlist(dfq1ls)
sadsc$Q1_md <- format(as.Date(sadsc$Q1), "%m-%d")
#adding q3 to sadsc
dfq3ls <- list()
for(a in q3ls){
  yr <- format(as.Date(a), "%Y")
  for(i in 1:nrow(sadsc)){
    if(sadsc$YEAR[i] == yr){
      dfq3ls[[i]] <- a
    }
  }
}
sadsc$Q3 <- unlist(dfq3ls)
sadsc$Q3_md <- format(as.Date(sadsc$Q3), "%m-%d")

#calculate mean day of year for 1998-2021
mean(yday(unlist(meanls))[4:27])
sdsc<-sd(yday(unlist(meanls))[4:27])
meansc<-as.Date(mean(yday(unlist(meanls))[4:27]),origin="2024/12/31")
sc_2022<-as.Date(mean(yday(unlist(meanls))[3]),origin="2024/12/31")
sc_2023<-as.Date(mean(yday(unlist(meanls))[2]),origin="2024/12/31")
sc_2024<-as.Date(mean(yday(unlist(meanls))[1]),origin="2024/12/31")

#calculate mean and st. dev of variance from mean for 1998-2021
mean(unlist(varls[4:27]))
sd(unlist(varls[4:27]))
varls[[3]] #variance in 2022

#minimum arrival
min_arrival_sc=NULL
for (i in levels(as.factor(sadsc$YEAR))) {
	min_arrival_sc<-c(min_arrival_sc,min(yday(as.Date(sadsc$DATE[sadsc$YEAR==i], format="%m/%d/%y"))))
	}
mean(min_arrival_sc[1:24]) #mean min arrival from 1998-2021
min_arrival_sc[25]

#plot the data vertically
ggplot(sadsc, aes(y = YEAR, x = as.Date(Month_Day, format = "%m-%d"))) +
  geom_rect(xmin = meansc-(2*sdsc), xmax = meansc+(2*sdsc), ymin = 1996, ymax = 2026, fill = "gray91") + 
  geom_point(col="dark gray") + 
  geom_vline(xintercept=meansc, col="black")+ 
  geom_point(aes(y=YEAR, x = as.Date(Mean_md, format = "%m-%d")), color = "black", size = 3)+
  geom_point(aes(y=YEAR, x = as.Date(Q1_md, format = "%m-%d")), color = "black", size = 2, shape=3)+
  geom_point(aes(y=YEAR, x = as.Date(Q3_md, format = "%m-%d")), color = "black", size = 2, shape=3)+
  scale_x_date(date_labels = "%m-%d", date_breaks = "20 days") +
  ylim(1998,2024) +
  labs(y = "Year", x = "Date") +
  ggtitle("SC Scout Arrival Dates") +
    theme(legend.position="none",
  	panel.background=element_rect(fill="white"), 
  	plot.margin=unit(c(1,1,1,1),"cm"), 
  	axis.title.y=element_text(size = 22, margin=margin(0,10,0,0)), 
  	axis.title.x=element_text(size = 22, margin=margin(20,0,0,0)),
  	axis.text.x = element_text(size = 14), 
  	axis.text.y = element_text(size = 14),
  	axis.line=element_line(size=1))


arrival_anomaly<-data.frame(Year = rev(c(1998:2024)), Arrival_anomaly=NA, State="SC")
for (i in 1:27) {
	arrival_anomaly$Arrival_anomaly[i]<-as.POSIXlt(as.Date(meanls[[i]]), format = "%y%m%d")$yday-as.POSIXlt(meansc, format = "%y%m%d")$yday 
}
write.csv(arrival_anomaly,"SC_anomalous_arrivals.csv", row.names=FALSE)
  
####################################################### 
 
#TN
sadtn <- read.csv("Scout_arrivals/TN_arrivals.csv")
sadtn$NAME <- NULL

#select adults only
sadtn<- sadtn[sadtn$AGE == "Adult",]

#remove dates after May 31 because birds should arrive by then
nrow(sadtn[grep("^6/", sadtn$DATE),]) #1
sadtn<-sadtn[-grep("^6/", sadtn$DATE),]

#number of arrivals
nrow(sadtn) #2266

sadtn$Month_Day <- format(mdy(sadtn$DATE), "%m-%d")
#getting mean, q1, q3
meanls <- list()
varls <- list()
q1ls <- list()
q3ls <- list()
for (a in unique(sadtn$YEAR)) {
  datels <- list()
  for (i in 1:nrow(sadtn)) {
    year <- sadtn$YEAR[i]
    if (year == a) {
      datels <- c(datels, sadtn$DATE[i])
    }
  }
  mean <- as.Date(mean(mdy(unlist(datels))))
  meanls <- c(meanls, as.character(mean))
  variance <- var(mdy(unlist(datels)))
  varls<-c(varls, variance)
  q1 <- as.Date(quantile(as.numeric(mdy(unlist(datels))), probs = c(0.25, 0.5, 0.75), na.rm = TRUE)[1], origin="1970-01-01")
  q1ls <- c(q1ls, as.character(q1))
  q3 <-as.Date(quantile(as.numeric(mdy(unlist(datels))), probs = c(0.25, 0.5, 0.75), na.rm = TRUE)[3], origin="1970-01-01")
  q3ls <- c(q3ls, as.character(q3))
}

#adding means to sadtn
dfmeanls <- list()
for(a in meanls){
  yr <- format(as.Date(a), "%Y")
  for(i in 1:nrow(sadtn)){
    if(sadtn$YEAR[i] == yr){
      dfmeanls[[i]] <- a
    }
  }
}
sadtn$Mean <- unlist(dfmeanls)
sadtn$Mean_md <- format(ymd(sadtn$Mean), "%m-%d")
#adding q1 to sadtn
dfq1ls <- list()
for(a in q1ls){
  yr <- format(as.Date(a), "%Y")
  for(i in 1:nrow(sadtn)){
    if(sadtn$YEAR[i] == yr){
      dfq1ls[[i]] <- a
    }
  }
}
sadtn$Q1 <- unlist(dfq1ls)
sadtn$Q1_md <- format(as.Date(sadtn$Q1), "%m-%d")
#adding q3 to sadtn
dfq3ls <- list()
for(a in q3ls){
  yr <- format(as.Date(a), "%Y")
  for(i in 1:nrow(sadtn)){
    if(sadtn$YEAR[i] == yr){
      dfq3ls[[i]] <- a
    }
  }
}
sadtn$Q3 <- unlist(dfq3ls)
sadtn$Q3_md <- format(as.Date(sadtn$Q3), "%m-%d")

#calculate mean day of year for 1998-2021
mean(yday(unlist(meanls))[4:27])
sdtn<-sd(yday(unlist(meanls))[4:27])
meantn<-as.Date(mean(yday(unlist(meanls))[4:27]),origin="2024/12/31")
tn_2022<-as.Date(mean(yday(unlist(meanls))[3]),origin="2024/12/31")
tn_2023<-as.Date(mean(yday(unlist(meanls))[2]),origin="2024/12/31")
tn_2024<-as.Date(mean(yday(unlist(meanls))[1]),origin="2024/12/31")

#calculate mean and st. dev of variance from mean for 1998-2021
mean(unlist(varls[4:27]))
sd(unlist(varls[4:27]))
varls[[3]] #variance in 2022

#minimum arrival
min_arrival_tn=NULL
for (i in levels(as.factor(sadtn$YEAR))) {
	min_arrival_tn<-c(min_arrival_tn,min(yday(as.Date(sadtn$DATE[sadtn$YEAR==i], format="%m/%d/%y"))))
	}
mean(min_arrival_tn[1:24]) #mean min arrival from 1998-2021
min_arrival_tn[25]

#plot the data vertically
ggplot(sadtn, aes(y = YEAR, x = as.Date(Month_Day, format = "%m-%d"))) +
  geom_rect(xmin = meantn-(2*sdtn), xmax = meantn+(2*sdtn), ymin = 1996, ymax = 2026, fill = "gray91") + 
  geom_point(col="dark gray") + 
  geom_vline(xintercept=meantn, col="black")+ 
  geom_point(aes(y=YEAR, x = as.Date(Mean_md, format = "%m-%d")), color = "black", size = 3)+
  geom_point(aes(y=YEAR, x = as.Date(Q1_md, format = "%m-%d")), color = "black", size = 2, shape=3)+
  geom_point(aes(y=YEAR, x = as.Date(Q3_md, format = "%m-%d")), color = "black", size = 2, shape=3)+
  scale_x_date(date_labels = "%m-%d", date_breaks = "20 days") +
  ylim(1998,2024) +
  labs(y = "Year", x = "Date") +
  ggtitle("TN Scout Arrival Dates") +
   theme(legend.position="none",
  	panel.background=element_rect(fill="white"), 
  	plot.margin=unit(c(1,1,1,1),"cm"), 
  	axis.title.y=element_text(size = 22, margin=margin(0,10,0,0)), 
  	axis.title.x=element_text(size = 22, margin=margin(20,0,0,0)),
  	axis.text.x = element_text(size = 14), 
  	axis.text.y = element_text(size = 14),
  	axis.line=element_line(size=1))


arrival_anomaly<-data.frame(Year = rev(c(1998:2024)), Arrival_anomaly=NA, State="TN")
for (i in 1:27) {
	arrival_anomaly$Arrival_anomaly[i]<-as.POSIXlt(as.Date(meanls[[i]]), format = "%y%m%d")$yday-as.POSIXlt(meantn, format = "%y%m%d")$yday 
}
write.csv(arrival_anomaly,"TN_anomalous_arrivals.csv", row.names=FALSE)

######################################################

#############
#plot deviations from the mean for 2022 by state (Figure 2c)
devs<-data.frame(states=rep(factor(c("LA", "TX", "MS", "AL", "AR", "TN", "OK", "GA", "SC", "FL"), c("LA", "TX", "MS", "AL", "AR", "TN", "OK", "GA", "SC", "FL")),3),
devs= c(as.numeric(la_2022-meanla),as.numeric(tx_2022-meantx),as.numeric(ms_2022-meanms),as.numeric(al_2022-meanal),as.numeric(ar_2022-meanar),as.numeric(tn_2022-meantn),as.numeric(ok_2022-meanok),as.numeric(ga_2022-meanga),as.numeric(sc_2022-meansc),as.numeric(fl_2022-meanfl), as.numeric(la_2023-meanla),as.numeric(tx_2023-meantx),as.numeric(ms_2023-meanms),as.numeric(al_2023-meanal),as.numeric(ar_2023-meanar),as.numeric(tn_2023-meantn),as.numeric(ok_2023-meanok),as.numeric(ga_2023-meanga),as.numeric(sc_2023-meansc),as.numeric(fl_2023-meanfl),as.numeric(la_2024-meanla),as.numeric(tx_2024-meantx),as.numeric(ms_2024-meanms),as.numeric(al_2024-meanal),as.numeric(ar_2024-meanar),as.numeric(tn_2024-meantn),as.numeric(ok_2024-meanok),as.numeric(ga_2024-meanga),as.numeric(sc_2024-meansc),as.numeric(fl_2024-meanfl)),year=c(rep(2022,10),rep(2023,10),rep(2024,10)))


ggplot(devs, aes(x=states, y=devs, group=year, fill=factor(year))) + 
	geom_col(position = "dodge") +
	geom_hline(yintercept=0)+
	scale_fill_grey(start = 0.2, end = 0.8) +
	labs(x = "State", y = "Deviation from the Long-term Mean (days)") +
	theme(panel.background=element_rect(fill="white"), plot.margin=unit(c(1,1,1,1),"cm"), 
  	axis.title.y=element_text(size = 14, margin=margin(0,10,0,0)), 
  	axis.title.x=element_text(size = 14, margin=margin(20,0,0,0)),
  	axis.text.x = element_text(size = 12), 
  	axis.text.y = element_text(size = 12),
  	axis.line=element_line(size=1))
 
